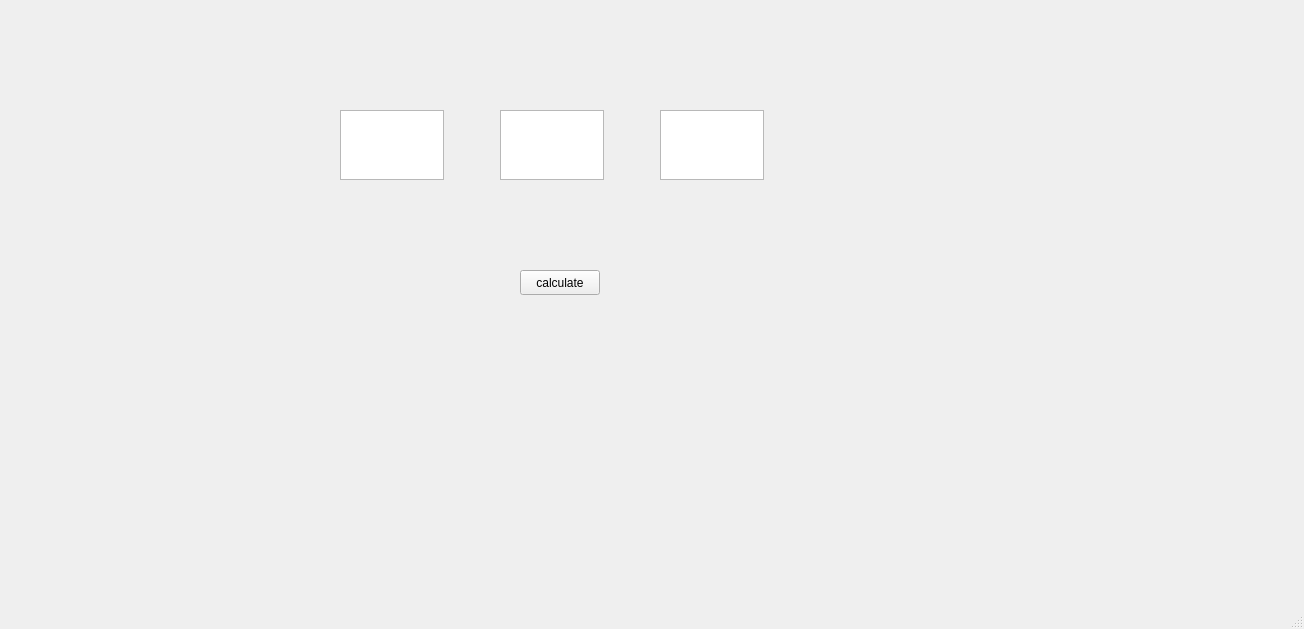
<?xml version="1.0" encoding="UTF-8"?>
<ui version="4.0">
 <class>MainWindow</class>
 <widget class="QMainWindow" name="MainWindow">
  <property name="geometry">
   <rect>
    <x>0</x>
    <y>0</y>
    <width>1304</width>
    <height>629</height>
   </rect>
  </property>
  <property name="windowTitle">
   <string>MainWindow</string>
  </property>
  <widget class="QWidget" name="centralwidget">
   <widget class="QPlainTextEdit" name="num1">
    <property name="geometry">
     <rect>
      <x>340</x>
      <y>110</y>
      <width>104</width>
      <height>70</height>
     </rect>
    </property>
   </widget>
   <widget class="QPlainTextEdit" name="num2">
    <property name="geometry">
     <rect>
      <x>660</x>
      <y>110</y>
      <width>104</width>
      <height>70</height>
     </rect>
    </property>
   </widget>
   <widget class="QPlainTextEdit" name="op">
    <property name="geometry">
     <rect>
      <x>500</x>
      <y>110</y>
      <width>104</width>
      <height>70</height>
     </rect>
    </property>
   </widget>
   <widget class="QPushButton" name="calculate">
    <property name="geometry">
     <rect>
      <x>520</x>
      <y>270</y>
      <width>80</width>
      <height>25</height>
     </rect>
    </property>
    <property name="text">
     <string>calculate</string>
    </property>
   </widget>
  </widget>
  <widget class="QMenuBar" name="menubar">
   <property name="geometry">
    <rect>
     <x>0</x>
     <y>0</y>
     <width>1304</width>
     <height>22</height>
    </rect>
   </property>
  </widget>
  <widget class="QStatusBar" name="statusbar"/>
 </widget>
 <resources/>
 <connections/>
</ui>
